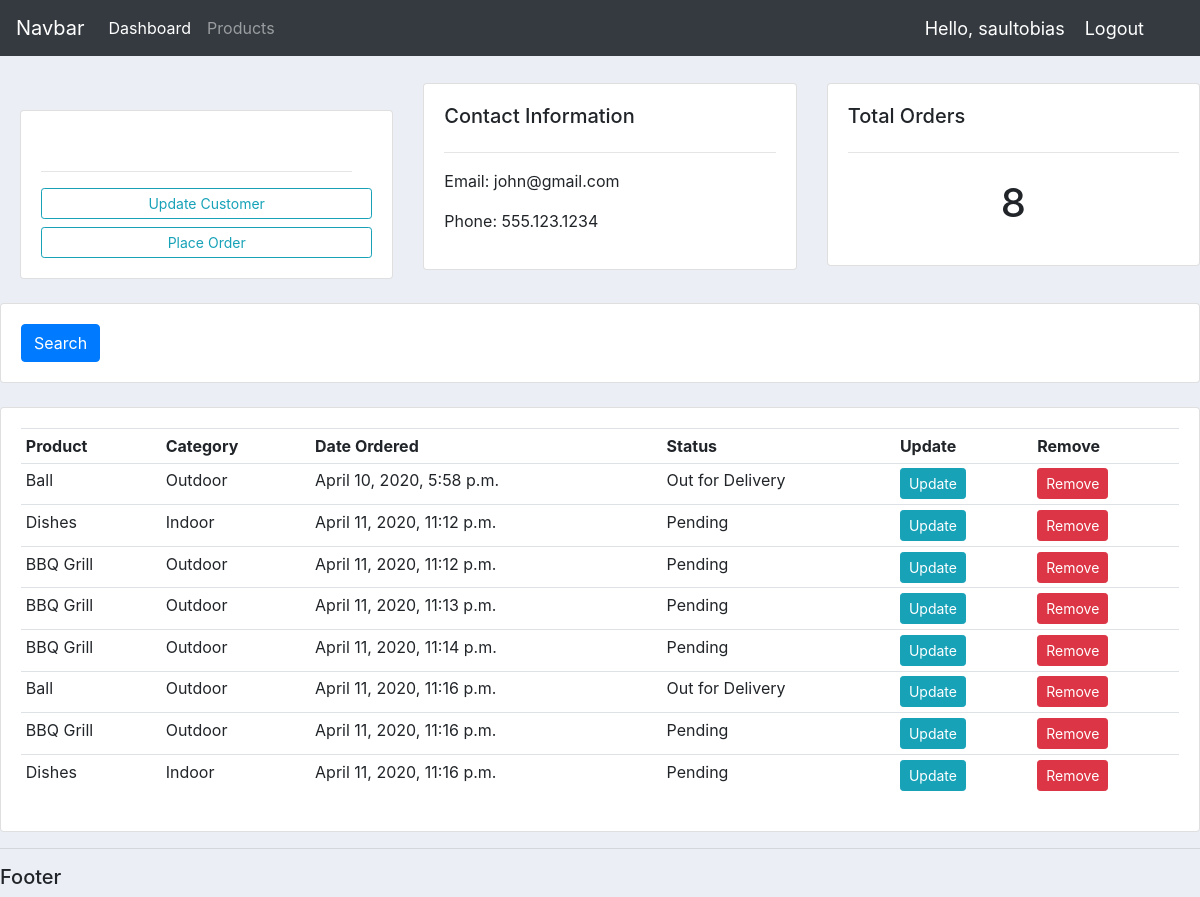
The app's page /customer/1/ (signed in) with its own data.
### accounts/models.py (models this page shows, shortened)
class Customer(models.Model):
	name = models.CharField(max_length=200, null=True)
	phone = models.CharField(max_length=200, null=True)
	email = models.CharField(max_length=200, null=True)
	date_created = models.DateTimeField(auto_now_add=True, null=True)

class Order(models.Model):
	STATUS = (
			('Pending', 'Pending'),
			('Out for Delivery', 'Out for Delivery'),
			('Delivered', 'Delivered'),
		)
	customer = models.ForeignKey(Customer, null = True, on_delete = models.SET_NULL)
	product = models.ForeignKey(Product, null = True, on_delete = models.SET_NULL)
	date_created = models.DateTimeField(auto_now_add=True, null=True)
	status = models.CharField(max_length=200, null=True, choices=STATUS)

class Product(models.Model):
	CATEGORY = (
			('Indoor', 'Indoor'),
			('Outdoor', 'Outdoor'),
		)
	name = models.CharField(max_length=200, null=True)
	price = models.FloatField(null=True)
	category = models.CharField(max_length=200, null=True, choices=CATEGORY)
	description = models.CharField(max_length=200, null=True, blank = True)
	date_created = models.DateTimeField(auto_now_add=True, null=True)
	tags = models.ManyToManyField(Tag)
	def __str__(self):
		return self.name

### accounts/views.py (the view)
# urls.py: path('customer/<str:pk>/', views.customer, name="customer"),
@login_required(login_url='login')
def customer(request, pk):
	customer = Customer.objects.get(id=pk)
	orders = customer.order_set.all()
	orders_count = orders.count()
	context = {'customer':customer, 'orders':orders, 'orders_count':orders_count}
	return render(request, 'accounts/customer.html', context)

### accounts/templates/accounts/customer.html
{% extends 'accounts/main.html' %}
{% block content %}
<br>
<div class="row">
	<div class="col-md">
		<div class="card card-body">
			<h5>Customer</h5>
			<hr>
			<a class="btn btn-outline-info btn-sm btn-block" href="">Update Customer</a>
			<a class="btn btn-outline-info btn-sm btn-block" href="{% url 'create_order' customer.id %}">Place Order</a>
		</div>
	</div>
	<div class="col-md">
		<div class="card card-body">
			<h5>Contact Information</h5>
			<hr>
			<p>Email: {{customer.email}}</p>
			<p>Phone: {{customer.phone}}</p>
		</div>
	</div>
	<div class="col-md">
		<div class="card card-body">
			<h5>Total Orders</h5>
			<hr>
			<h1 style="text-align: center;padding: 10px">{{orders_count}}</h1>
		</div>
	</div>
</div>
<br>
<div class="row">
	<div class="col">
		<div class="card card-body">
			<form method="get">
				<button class="btn btn-primary" type="submit">Search</button>
			</form>
		</div>
	</div>
</div>
<br>
<div class="row">
	<div class="col-md">
		<div class="card card-body">
			<table class="table table-sm">
				<tr>
					<th>Product</th>
					<th>Category</th>
					<th>Date Ordered</th>
					<th>Status</th>
					<th>Update</th>
					<th>Remove</th>
				</tr>
				{% for order in orders%}
				<tr>
					<td>{{order.product}}</td>
					<td>{{order.product.category}}</td>
					<td>{{order.date_created}}</td>
					<td>{{order.status}}</td>
					<td><a class ="btn btn-sm btn-info" href="{% url 'update_order' order.id %}">Update</a></td>
					<td><a class ="btn btn-sm btn-danger" href="{% url 'delete' order.id %}">Remove</a></td>
				</tr>
				{% endfor %}
			</table>
		</div>
	</div>
</div>
{% endblock %}

### accounts/templates/accounts/navbar.html (shortened to what this page needs)
{% load static %}
<nav class="navbar navbar-expand-lg navbar-dark bg-dark">
  <a class="navbar-brand" href="{% url 'home' %}">Navbar</a>
  <div class="collapse navbar-collapse" id="navbarNav">
    <ul class="navbar-nav">
      <li class="nav-item active">
        <a class="nav-link" href="{% url 'home' %}">Dashboard </a>
      </li>
      <li class="nav-item">
        <a class="nav-link" href="{% url 'products' %}">Products</a>
      </li>
    </ul>
  </div>
  <span class="hello-msg">Hello, {{request.user}}</span>
  <span><a href="{% url 'logout' %}" class="hello-msg">Logout</span>
</nav>

### static/css/main.css (style rules this page uses)
body { background-color: #ebeff5; }

### accounts/templates/accounts/navbar.html (style rules this page uses)
.hello-msg { font-size: 18px; color: #fff; margin-right: 20px; }

### records on screen
Customer: email "john@gmail.com", phone "555.123.1234"
Order: product "Ball", product.category "Outdoor", date_created "April 10, 2020, 5:58 p.m.", status "Out for Delivery"
Order: product "Dishes", product.category "Indoor", date_created "April 11, 2020, 11:12 p.m.", status "Pending"
Order: product "BBQ Grill", product.category "Outdoor", date_created "April 11, 2020, 11:12 p.m.", status "Pending"
Order: product "BBQ Grill", product.category "Outdoor", date_created "April 11, 2020, 11:13 p.m.", status "Pending"
Order: product "BBQ Grill", product.category "Outdoor", date_created "April 11, 2020, 11:14 p.m.", status "Pending"
Order: product "Ball", product.category "Outdoor", date_created "April 11, 2020, 11:16 p.m.", status "Out for Delivery"
Order: product "BBQ Grill", product.category "Outdoor", date_created "April 11, 2020, 11:16 p.m.", status "Pending"
Order: product "Dishes", product.category "Indoor", date_created "April 11, 2020, 11:16 p.m.", status "Pending"

### other values on screen
{{ request.user }} "saultobias"
{{ orders_count }} "8"
